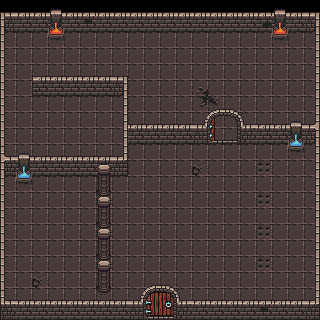

This is a level from a 2D game, rendered from its Tiled map with the project's own tilesets. A one-line summary and the map file follow, with tile-layer data summarised:
An orthogonal 20x20 tile map with 16x16 px tiles, 2 tile layers (bacground, objects_walls), 5 tilesets and 156 objects (2, 1).

<map version="1.2" tiledversion="1.3.4" orientation="orthogonal" renderorder="right-down" width="20" height="20" tilewidth="16" tileheight="16" infinite="0" nextlayerid="5" nextobjectid="14">
 <tileset firstgid="1" name="0x72_DungeonTilesetII_v1.1" tilewidth="16" tileheight="16" tilecount="1024" columns="32">
  <image source="0x72_DungeonTilesetII_v1.1.png" trans="ff00ff" width="512" height="512" />
  <tile id="33">
   <objectgroup draworder="index" id="2">
    <object id="1" x="0" y="12" width="16" height="4" />
   </objectgroup>
  </tile>
  <tile id="34">
   <objectgroup draworder="index" id="2">
    <object id="1" x="0" y="12" width="16" height="4" />
   </objectgroup>
  </tile>
  <tile id="35">
   <objectgroup draworder="index" id="2">
    <object id="1" x="0" y="12" width="16" height="4" />
   </objectgroup>
  </tile>
  <tile id="36">
   <objectgroup draworder="index" id="2">
    <object id="1" x="0" y="12" width="16" height="4" />
   </objectgroup>
  </tile>
  <tile id="37">
   <objectgroup draworder="index" id="2">
    <object id="1" x="0" y="12" width="16" height="4" />
   </objectgroup>
  </tile>
  <tile id="38">
   <objectgroup draworder="index" id="2">
    <object id="1" x="0" y="12" width="16" height="4" />
   </objectgroup>
  </tile>
  <tile id="65">
   <objectgroup draworder="index" id="2">
    <object id="1" x="0" y="12" width="16" height="4" />
   </objectgroup>
  </tile>
  <tile id="66">
   <objectgroup draworder="index" id="2">
    <object id="1" x="0" y="12" width="16" height="4" />
   </objectgroup>
  </tile>
  <tile id="67">
   <objectgroup draworder="index" id="2">
    <object id="1" x="0" y="12" width="16" height="4" />
   </objectgroup>
  </tile>
  <tile id="68" type="gor">
   <objectgroup draworder="index" id="2">
    <object id="1" x="0" y="0" width="16" height="4" />
   </objectgroup>
   <animation>
    <frame tileid="68" duration="200" />
    <frame tileid="69" duration="200" />
    <frame tileid="70" duration="200" />
    <frame tileid="68" duration="200" />
   </animation>
  </tile>
  <tile id="69">
   <objectgroup draworder="index" id="2">
    <object id="1" x="0" y="0" width="16" height="4" />
   </objectgroup>
  </tile>
  <tile id="70">
   <objectgroup draworder="index" id="2">
    <object id="2" x="0" y="0" width="16" height="4" />
   </objectgroup>
  </tile>
  <tile id="97">
   <objectgroup draworder="index" id="2">
    <object id="1" x="0" y="12" width="16" height="4" />
   </objectgroup>
  </tile>
  <tile id="98">
   <objectgroup draworder="index" id="2">
    <object id="1" x="0" y="12" width="16" height="4" />
   </objectgroup>
  </tile>
  <tile id="99">
   <objectgroup draworder="index" id="2">
    <object id="1" x="0" y="12" width="16" height="4" />
   </objectgroup>
  </tile>
  <tile id="100">
   <objectgroup draworder="index" id="2">
    <!-- 1 objects omitted --></objectgroup>
  </tile>
  <tile id="101">
   <objectgroup draworder="index" id="2">
    <!-- 1 objects omitted --></objectgroup>
  </tile>
  <tile id="102">
   <objectgroup draworder="index" id="2">
    <!-- 1 objects omitted --></objectgroup>
  </tile>
  <tile id="132" type="gor">
   <objectgroup draworder="index" id="2">
    <!-- 1 objects omitted --></objectgroup>
   <animation>
    <frame tileid="132" duration="200" />
    <frame tileid="133" duration="200" />
    <frame tileid="134" duration="200" />
    <frame tileid="132" duration="200" />
   </animation>
  </tile>
  <tile id="133">
   <objectgroup draworder="index" id="2">
    <!-- 1 objects omitted --></objectgroup>
  </tile>
  <tile id="134">
   <objectgroup draworder="index" id="2">
    <!-- 1 objects omitted --></objectgroup>
  </tile>
  <tile id="197">
   <objectgroup draworder="index" id="2">
    <!-- 1 objects omitted --></objectgroup>
  </tile>
  <tile id="198">
   <objectgroup draworder="index" id="2">
    <!-- 1 objects omitted --></objectgroup>
  </tile>
  <tile id="229">
   <objectgroup draworder="index" id="2">
    <!-- 1 objects omitted --></objectgroup>
  </tile>
  <tile id="230">
   <objectgroup draworder="index" id="2">
    <!-- 1 objects omitted --></objectgroup>
  </tile>
  <tile id="256">
   <objectgroup draworder="index" id="2">
    <!-- 1 objects omitted --></objectgroup>
  </tile>
  <tile id="257">
   <objectgroup draworder="index" id="3">
    <!-- 1 objects omitted --></objectgroup>
  </tile>
  <tile id="258">
   <objectgroup draworder="index" id="2">
    <!-- 1 objects omitted --></objectgroup>
  </tile>
  <tile id="259">
   <objectgroup draworder="index" id="2">
    <!-- 1 objects omitted --></objectgroup>
  </tile>
  <tile id="260">
   <objectgroup draworder="index" id="2">
    <!-- 1 objects omitted --></objectgroup>
  </tile>
  <tile id="261">
   <objectgroup draworder="index" id="2">
    <!-- 1 objects omitted --></objectgroup>
  </tile>
  <tile id="288">
   <objectgroup draworder="index" id="2">
    <!-- 1 objects omitted --></objectgroup>
  </tile>
  <tile id="289">
   <objectgroup draworder="index" id="2">
    <!-- 1 objects omitted --></objectgroup>
  </tile>
  <tile id="290">
   <objectgroup draworder="index" id="2">
    <!-- 1 objects omitted --></objectgroup>
  </tile>
  <tile id="291">
   <objectgroup draworder="index" id="2">
    <!-- 1 objects omitted --></objectgroup>
  </tile>
  <tile id="292">
   <objectgroup draworder="index" id="2">
    <!-- 1 objects omitted --></objectgroup>
  </tile>
  <tile id="293">
   <objectgroup draworder="index" id="2">
    <!-- 1 objects omitted --></objectgroup>
  </tile>
  <tile id="322">
   <objectgroup draworder="index" id="2">
    <!-- 2 objects omitted --></objectgroup>
  </tile>
  <tile id="323">
   <objectgroup draworder="index" id="2">
    <!-- 2 objects omitted --></objectgroup>
  </tile>
  <tile id="324">
   <objectgroup draworder="index" id="2">
    <!-- 1 objects omitted --></objectgroup>
  </tile>
  <tile id="325">
   <objectgroup draworder="index" id="2">
    <!-- 1 objects omitted --></objectgroup>
  </tile>
  <tile id="353" type="gor">
   <animation>
    <frame tileid="353" duration="1000" />
    <frame tileid="354" duration="300" />
    <frame tileid="355" duration="300" />
    <frame tileid="356" duration="500" />
   </animation>
  </tile>
  <tile id="354" type="gor" />
  <tile id="355" type="gor" />
  <tile id="356" type="gor" />
  <tile id="431">
   <objectgroup draworder="index" id="2">
    <!-- 1 objects omitted --></objectgroup>
  </tile>
  <tile id="481">
   <objectgroup draworder="index" id="2">
    <!-- 1 objects omitted --></objectgroup>
  </tile>
  <tile id="482">
   <objectgroup draworder="index" id="2">
    <!-- 1 objects omitted --></objectgroup>
  </tile>
  <tile id="483">
   <objectgroup draworder="index" id="2">
    <!-- 1 objects omitted --></objectgroup>
  </tile>
  <tile id="484">
   <objectgroup draworder="index" id="2">
    <!-- 1 objects omitted --></objectgroup>
  </tile>
 </tileset>
 <tileset firstgid="1025" name="16x32_map" tilewidth="16" tileheight="32" tilecount="50" columns="10">
  <image source="16x32_objects.png" trans="ff00ff" width="160" height="160" />
  <tile id="0">
   <objectgroup draworder="index" id="2">
    <!-- 1 objects omitted --></objectgroup>
  </tile>
  <tile id="1">
   <objectgroup draworder="index" id="2">
    <!-- 1 objects omitted --></objectgroup>
  </tile>
  <tile id="2">
   <objectgroup draworder="index" id="2">
    <!-- 1 objects omitted --></objectgroup>
  </tile>
  <tile id="3">
   <objectgroup draworder="index" id="2">
    <!-- 1 objects omitted --></objectgroup>
   <animation>
    <frame tileid="3" duration="200" />
    <frame tileid="4" duration="200" />
    <frame tileid="5" duration="200" />
   </animation>
  </tile>
  <tile id="4">
   <objectgroup draworder="index" id="2">
    <!-- 1 objects omitted --></objectgroup>
  </tile>
  <tile id="5">
   <objectgroup draworder="index" id="2">
    <!-- 1 objects omitted --></objectgroup>
  </tile>
  <tile id="6">
   <objectgroup draworder="index" id="2">
    <!-- 1 objects omitted --></objectgroup>
  </tile>
  <tile id="7">
   <objectgroup draworder="index" id="2">
    <!-- 1 objects omitted --></objectgroup>
  </tile>
  <tile id="8">
   <objectgroup draworder="index" id="2">
    <!-- 1 objects omitted --></objectgroup>
  </tile>
  <tile id="9">
   <objectgroup draworder="index" id="2">
    <!-- 1 objects omitted --></objectgroup>
  </tile>
  <tile id="10">
   <objectgroup draworder="index" id="2">
    <!-- 1 objects omitted --></objectgroup>
  </tile>
  <tile id="11">
   <objectgroup draworder="index" id="2">
    <!-- 1 objects omitted --></objectgroup>
  </tile>
  <tile id="12">
   <objectgroup draworder="index" id="2">
    <!-- 1 objects omitted --></objectgroup>
  </tile>
  <tile id="13">
   <objectgroup draworder="index" id="2">
    <!-- 1 objects omitted --></objectgroup>
  </tile>
  <tile id="14">
   <objectgroup draworder="index" id="2">
    <!-- 1 objects omitted --></objectgroup>
  </tile>
  <tile id="15">
   <objectgroup draworder="index" id="2">
    <!-- 1 objects omitted --></objectgroup>
  </tile>
  <tile id="16">
   <objectgroup draworder="index" id="2">
    <!-- 1 objects omitted --></objectgroup>
   <animation>
    <frame tileid="16" duration="200" />
    <frame tileid="17" duration="200" />
    <frame tileid="18" duration="200" />
   </animation>
  </tile>
  <tile id="17">
   <objectgroup draworder="index" id="2">
    <!-- 1 objects omitted --></objectgroup>
  </tile>
  <tile id="18">
   <objectgroup draworder="index" id="2">
    <!-- 1 objects omitted --></objectgroup>
  </tile>
  <tile id="19">
   <objectgroup draworder="index" id="2">
    <!-- 1 objects omitted --></objectgroup>
  </tile>
  <tile id="20">
   <objectgroup draworder="index" id="2">
    <!-- 1 objects omitted --></objectgroup>
  </tile>
  <tile id="21">
   <objectgroup draworder="index" id="2">
    <!-- 1 objects omitted --></objectgroup>
  </tile>
  <tile id="22">
   <objectgroup draworder="index" id="2">
    <!-- 1 objects omitted --></objectgroup>
  </tile>
  <tile id="23">
   <objectgroup draworder="index" id="2">
    <!-- 3 objects omitted --></objectgroup>
  </tile>
  <tile id="24">
   <objectgroup draworder="index" id="2">
    <!-- 3 objects omitted --></objectgroup>
  </tile>
  <tile id="25">
   <objectgroup draworder="index" id="2">
    <!-- 1 objects omitted --></objectgroup>
  </tile>
  <tile id="26">
   <objectgroup draworder="index" id="2">
    <!-- 4 objects omitted --></objectgroup>
  </tile>
  <tile id="27">
   <objectgroup draworder="index" id="2">
    <!-- 3 objects omitted --></objectgroup>
  </tile>
  <tile id="28">
   <objectgroup draworder="index" id="2">
    <!-- 1 objects omitted --></objectgroup>
  </tile>
  <tile id="29">
   <objectgroup draworder="index" id="2">
    <!-- 1 objects omitted --></objectgroup>
  </tile>
  <tile id="30">
   <objectgroup draworder="index" id="2">
    <!-- 1 objects omitted --></objectgroup>
  </tile>
 </tileset>
 <tileset firstgid="1075" name="16x48_map" tilewidth="16" tileheight="48" tilecount="30" columns="10">
  <image source="16x48_objects.png" trans="ff00ff" width="160" height="160" />
  <tile id="0">
   <objectgroup draworder="index" id="2">
    <!-- 1 objects omitted --></objectgroup>
  </tile>
  <tile id="1">
   <objectgroup draworder="index" id="2">
    <!-- 1 objects omitted --></objectgroup>
  </tile>
  <tile id="2">
   <objectgroup draworder="index" id="2">
    <!-- 1 objects omitted --></objectgroup>
  </tile>
  <tile id="3">
   <objectgroup draworder="index" id="2">
    <!-- 1 objects omitted --></objectgroup>
  </tile>
  <tile id="4">
   <objectgroup draworder="index" id="2">
    <!-- 1 objects omitted --></objectgroup>
  </tile>
  <tile id="7">
   <objectgroup draworder="index" id="2">
    <!-- 1 objects omitted --></objectgroup>
  </tile>
  <tile id="8">
   <objectgroup draworder="index" id="2">
    <!-- 1 objects omitted --></objectgroup>
  </tile>
  <tile id="9">
   <objectgroup draworder="index" id="2">
    <!-- 1 objects omitted --></objectgroup>
  </tile>
 </tileset>
 <tileset firstgid="1105" name="16x48_map" tilewidth="16" tileheight="48" tilecount="30" columns="10">
  <image source="16x48_objects.png" trans="ff00ff" width="160" height="160" />
  <tile id="0">
   <objectgroup draworder="index" id="2">
    <!-- 1 objects omitted --></objectgroup>
  </tile>
  <tile id="1">
   <objectgroup draworder="index" id="2">
    <!-- 1 objects omitted --></objectgroup>
  </tile>
  <tile id="2">
   <objectgroup draworder="index" id="2">
    <!-- 1 objects omitted --></objectgroup>
  </tile>
  <tile id="3">
   <objectgroup draworder="index" id="2">
    <!-- 1 objects omitted --></objectgroup>
  </tile>
  <tile id="4">
   <objectgroup draworder="index" id="2">
    <!-- 1 objects omitted --></objectgroup>
  </tile>
  <tile id="7">
   <objectgroup draworder="index" id="2">
    <!-- 1 objects omitted --></objectgroup>
  </tile>
  <tile id="8">
   <objectgroup draworder="index" id="2">
    <!-- 1 objects omitted --></objectgroup>
  </tile>
  <tile id="9">
   <objectgroup draworder="index" id="2">
    <!-- 1 objects omitted --></objectgroup>
  </tile>
 </tileset>
 <tileset firstgid="1135" name="0x72_DungeonTilesetII_v1.1" tilewidth="16" tileheight="16" tilecount="1024" columns="32">
  <image source="0x72_DungeonTilesetII_v1.1.png" trans="ff00ff" width="512" height="512" />
  <tile id="33">
   <objectgroup draworder="index" id="2">
    <!-- 1 objects omitted --></objectgroup>
  </tile>
  <tile id="34">
   <objectgroup draworder="index" id="2">
    <!-- 1 objects omitted --></objectgroup>
  </tile>
  <tile id="35">
   <objectgroup draworder="index" id="2">
    <!-- 1 objects omitted --></objectgroup>
  </tile>
  <tile id="36">
   <objectgroup draworder="index" id="2">
    <!-- 1 objects omitted --></objectgroup>
  </tile>
  <tile id="37">
   <objectgroup draworder="index" id="2">
    <!-- 1 objects omitted --></objectgroup>
  </tile>
  <tile id="38">
   <objectgroup draworder="index" id="2">
    <!-- 1 objects omitted --></objectgroup>
  </tile>
  <tile id="65">
   <objectgroup draworder="index" id="2">
    <!-- 1 objects omitted --></objectgroup>
  </tile>
  <tile id="66">
   <objectgroup draworder="index" id="2">
    <!-- 1 objects omitted --></objectgroup>
  </tile>
  <tile id="67">
   <objectgroup draworder="index" id="2">
    <!-- 1 objects omitted --></objectgroup>
  </tile>
  <tile id="68" type="gor">
   <objectgroup draworder="index" id="2">
    <!-- 1 objects omitted --></objectgroup>
   <animation>
    <frame tileid="68" duration="200" />
    <frame tileid="69" duration="200" />
    <frame tileid="70" duration="200" />
    <frame tileid="68" duration="200" />
   </animation>
  </tile>
  <tile id="69" type="gor">
   <objectgroup draworder="index" id="2">
    <!-- 1 objects omitted --></objectgroup>
  </tile>
  <tile id="70" type="gor">
   <objectgroup draworder="index" id="2">
    <!-- 1 objects omitted --></objectgroup>
  </tile>
  <tile id="97">
   <objectgroup draworder="index" id="2">
    <!-- 1 objects omitted --></objectgroup>
  </tile>
  <tile id="98">
   <objectgroup draworder="index" id="2">
    <!-- 1 objects omitted --></objectgroup>
  </tile>
  <tile id="99">
   <objectgroup draworder="index" id="2">
    <!-- 1 objects omitted --></objectgroup>
  </tile>
  <tile id="100">
   <objectgroup draworder="index" id="2">
    <!-- 1 objects omitted --></objectgroup>
  </tile>
  <tile id="101">
   <objectgroup draworder="index" id="2">
    <!-- 1 objects omitted --></objectgroup>
  </tile>
  <tile id="102">
   <objectgroup draworder="index" id="2">
    <!-- 1 objects omitted --></objectgroup>
  </tile>
  <tile id="132" type="gor">
   <objectgroup draworder="index" id="2">
    <!-- 1 objects omitted --></objectgroup>
   <animation>
    <frame tileid="132" duration="200" />
    <frame tileid="133" duration="200" />
    <frame tileid="134" duration="200" />
    <frame tileid="132" duration="200" />
   </animation>
  </tile>
  <tile id="133" type="gor">
   <objectgroup draworder="index" id="2">
    <!-- 1 objects omitted --></objectgroup>
  </tile>
  <tile id="134" type="gor">
   <objectgroup draworder="index" id="2">
    <!-- 1 objects omitted --></objectgroup>
  </tile>
  <tile id="197">
   <objectgroup draworder="index" id="2">
    <!-- 1 objects omitted --></objectgroup>
  </tile>
  <tile id="198">
   <objectgroup draworder="index" id="2">
    <!-- 1 objects omitted --></objectgroup>
  </tile>
  <tile id="229">
   <objectgroup draworder="index" id="2">
    <!-- 1 objects omitted --></objectgroup>
  </tile>
  <tile id="230">
   <objectgroup draworder="index" id="2">
    <!-- 1 objects omitted --></objectgroup>
  </tile>
  <tile id="256">
   <objectgroup draworder="index" id="2">
    <!-- 1 objects omitted --></objectgroup>
  </tile>
  <tile id="257">
   <objectgroup draworder="index" id="3">
    <!-- 1 objects omitted --></objectgroup>
  </tile>
  <tile id="258">
   <objectgroup draworder="index" id="2">
    <!-- 1 objects omitted --></objectgroup>
  </tile>
  <tile id="259">
   <objectgroup draworder="index" id="2">
    <!-- 1 objects omitted --></objectgroup>
  </tile>
  <tile id="260">
   <objectgroup draworder="index" id="2">
    <!-- 1 objects omitted --></objectgroup>
  </tile>
  <tile id="261">
   <objectgroup draworder="index" id="2">
    <!-- 1 objects omitted --></objectgroup>
  </tile>
  <tile id="288">
   <objectgroup draworder="index" id="2">
    <!-- 1 objects omitted --></objectgroup>
  </tile>
  <tile id="289">
   <objectgroup draworder="index" id="2">
    <!-- 1 objects omitted --></objectgroup>
  </tile>
  <tile id="290">
   <objectgroup draworder="index" id="2">
    <!-- 1 objects omitted --></objectgroup>
  </tile>
  <tile id="291">
   <objectgroup draworder="index" id="2">
    <!-- 1 objects omitted --></objectgroup>
  </tile>
  <tile id="292">
   <objectgroup draworder="index" id="2">
    <!-- 1 objects omitted --></objectgroup>
  </tile>
  <tile id="293">
   <objectgroup draworder="index" id="2">
    <!-- 1 objects omitted --></objectgroup>
  </tile>
  <tile id="322">
   <objectgroup draworder="index" id="2">
    <!-- 2 objects omitted --></objectgroup>
  </tile>
  <tile id="323">
   <objectgroup draworder="index" id="2">
    <!-- 2 objects omitted --></objectgroup>
  </tile>
  <tile id="324">
   <objectgroup draworder="index" id="2">
    <!-- 1 objects omitted --></objectgroup>
  </tile>
  <tile id="325">
   <objectgroup draworder="index" id="2">
    <!-- 1 objects omitted --></objectgroup>
  </tile>
  <tile id="353" type="gor">
   <animation>
    <frame tileid="353" duration="1000" />
    <frame tileid="354" duration="300" />
    <frame tileid="355" duration="300" />
    <frame tileid="356" duration="500" />
   </animation>
  </tile>
  <tile id="354" type="gor" />
  <tile id="355" type="gor" />
  <tile id="356" type="gor" />
  <tile id="431">
   <objectgroup draworder="index" id="2">
    <!-- 1 objects omitted --></objectgroup>
  </tile>
  <tile id="481">
   <objectgroup draworder="index" id="2">
    <!-- 1 objects omitted --></objectgroup>
  </tile>
  <tile id="482">
   <objectgroup draworder="index" id="2">
    <!-- 1 objects omitted --></objectgroup>
  </tile>
  <tile id="483">
   <objectgroup draworder="index" id="2">
    <!-- 1 objects omitted --></objectgroup>
  </tile>
  <tile id="484">
   <objectgroup draworder="index" id="2">
    <!-- 1 objects omitted --></objectgroup>
  </tile>
 </tileset>
 <layer id="1" name="bacground" width="20" height="20">
  <data>[400 cells, 380 non-empty, 6 distinct tile ids]</data>
 </layer>
 <layer id="2" name="objects_walls" width="20" height="20">
  <data>[400 cells, 109 non-empty, 25 distinct tile ids]</data>
 </layer>
 <objectgroup id="3" name="paths">
  <!-- 4 objects omitted --></objectgroup>
</map>
<!-- 141 of 156 objects omitted -->
